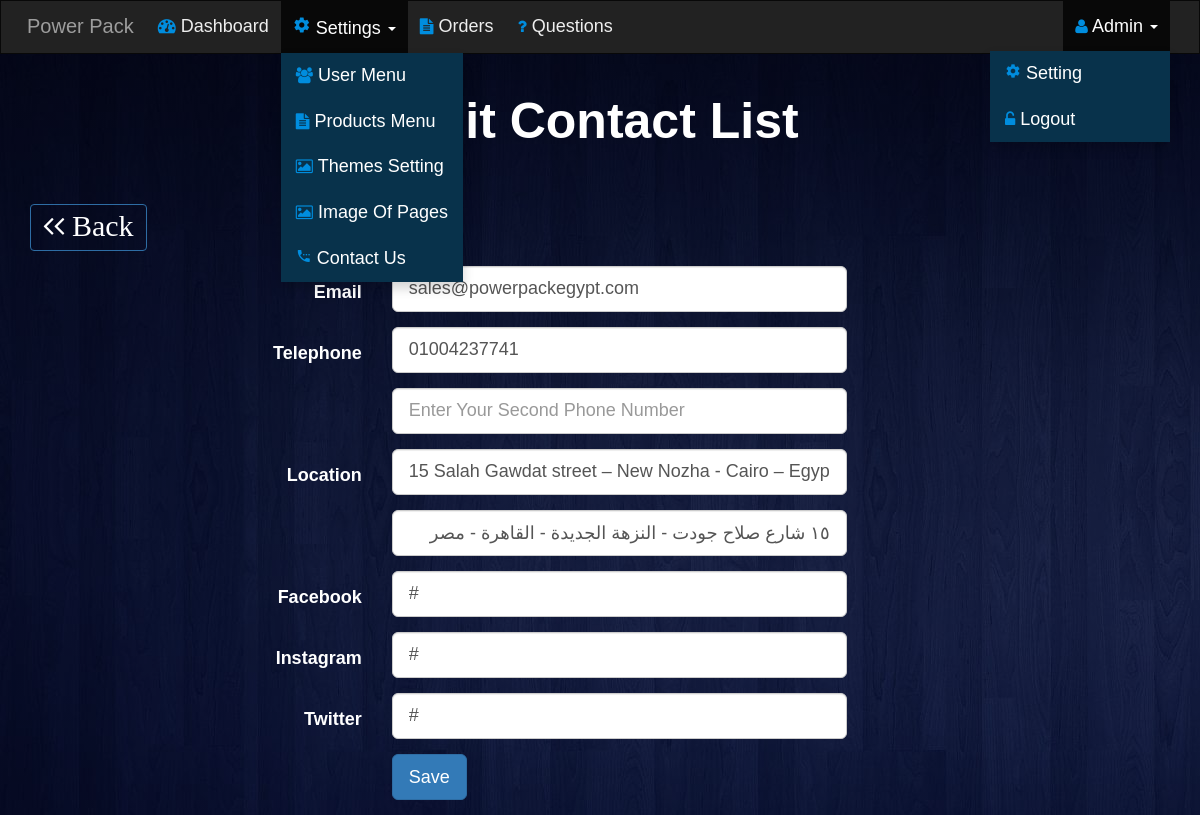
Page /Admin/Contact.php?do=Edit&id=2 (signed in) on the committed database.
### tables this page shows
CREATE TABLE `contactus` (
  `id` int(11) NOT NULL,
  `Email` varchar(255) NOT NULL,
  `Telephone1` varchar(255) NOT NULL,
  `Telephone2` varchar(255) NOT NULL,
  `LocationEn` varchar(255) NOT NULL,
  `LocationAr` varchar(255) NOT NULL,
  `facebook` varchar(255) NOT NULL,
  `instgram` varchar(255) NOT NULL,
  `twitter` varchar(255) NOT NULL
);

### Admin/Contact.php (the view, shortened to what this page needs)
<?php
    if (isset($_SESSION['Username'])) {
        include 'init.php';
        $do = isset($_GET['do']) ? $_GET['do'] : 'Manage' ;
        if ($do == 'Manage') {
            $stmt = $con->prepare("SELECT * FROM contactus ");
            $stmt->execute();
            $rows = $stmt->fetchAll();
        } elseif ($do == 'Edit') {
            $id = isset($_GET['id']) && is_numeric($_GET['id']) ? intval($_GET['id']) : 0;
            $stmt = $con->prepare("SELECT * FROM contactus WHERE id = ? LIMIT 1 ");
            $stmt->execute(array($id));
            $row = $stmt->fetch();
            if ($stmt-> rowCount() > 0) {
                ?>
    <h1 class="text-center" style="color:#FFF; font-size: 50px; margin: 40px 0px; font-weight: bold;">
    Edit Contact List</h1>
    <div class="container">
    <a href="contact-us.php?do=Manage" class="btn btn-primary"
            style="margin-top:15px;margin-bottom:15px;background-color: transparent;font-size:18px">
            <i class="fa fa-angle-left" style="font-size:30px">&#xf104; Back</i>  </a>
        <form class="form-horizontal" action="Contact.php?do=Update" method="POST">
           <div class="form-group form-group-lg">
               <label class="col-sm-2 control-label">Email</label>
               <div class="col-sm-10 col-md-6">
                   <input type="email" name="email" class="form-control" required="required"
                   value="<?php echo $row['Email']?>" placeholder="Email"/>
               </div>
            </div>
            <div class="form-group form-group-lg">
               <label class="col-sm-2 control-label">Telephone</label>
               <div class="col-sm-10 col-md-6">
                   <input type="phone" name="phone1" class="form-control" required="required"
                   placeholder="Enter Your First Phone Number " value="<?php echo $row['Telephone1']?>" />
               </div>
            </div>
            <div class="form-group form-group-lg">
            <label type="hidden" class="col-sm-2 control-label"></label>
            <div class="col-sm-10 col-md-6">
                   <input type="phone" name="phone2" class="form-control"
                   placeholder="Enter Your Second Phone Number" value="<?php echo $row['Telephone2']?>"/>
               </div>
            </div>
            <div class="form-group form-group-lg">
               <label class="col-sm-2 control-label">Location</label>
               <div class="col-sm-10 col-md-6">
                   <input type="text" name="locationEn" class="form-control" value="<?php echo $row['LocationEn']?>"
                   placeholder="Location For Product " required="required"/>
               </div>
            </div>
            <div class="form-group form-group-lg">
            <label type="hidden" class="col-sm-2 control-label"></label>
                <div class="col-sm-10 col-md-6">
                   <input type="text" name="locationAr" class="form-control" value="<?php echo $row['LocationAr']?>"
                    placeholder="الموقع" style="direction:rtl" required="required"/>
               </div>
            </div>
            <div class="form-group form-group-lg">
               <label class="col-sm-2 control-label">Facebook</label>
               <div class="col-sm-10 col-md-6">
                   <input type="text" name="facebook" class="form-control" value="<?php echo $row['facebook'] ?>"
                   placeholder="Facebook Link " required="required"/>
               </div>
            </div>
            <div class="form-group form-group-lg">
               <label class="col-sm-2 control-label">Instagram</label>
               <div class="col-sm-10 col-md-6">
                   <input type="text" name="instgram" class="form-control" value="<?php echo $row['instgram'] ?>"
                   placeholder="Instagram Link " required="required"/>
               </div>
            </div>
            <div class="form-group form-group-lg">
               <label class="col-sm-2 control-label">Twitter</label>
               <div class="col-sm-10 col-md-6">
                   <input type="text" name="twitter" class="form-control" value="<?php echo $row['twitter'] ?>"
                   placeholder="Twitter Link " required="required"/>
               </div>
            </div>
            <div class="form-group">
               <div class="col-sm-offset-2 col-sm-10">
                   <input type="submit" value="Save" class="btn btn-primary btn-lg"/>
               </div>
            </div>
        </form>
    </div>
      <?php
            } else {
                echo 'No Such ID';
            }
          }
            include $tpl . 'footer.php';
        } else {
            header('Location: index.php');
            exit();
        }

### Admin/Layout/css/backend.css (style rules this page uses)
body { background-color: #F4F4F4; font-size: 18px; background-image: linear-gradient(rgba(0, 0, 0, 0.5), rgba(0, 0, 0, 0.3)), url("../images/back.jpg"); margin: 0; font-family: 'arial'; color: #FFF }
.form-horizontal { margin-left: 200px; }
h1 { font-size: 50px; margin: 40px 0px; font-weight: bold; color: #FFF; }
.form-horizontal .form-group-lg .control-label { color: #FFF; }
.form-horizontal .btn { justify-content: center; }
.btn { background-color: none }

### rows in the picture
contactus: email "sales@powerpackegypt.com", phone1 "01004237741", locationEn "15 Salah Gawdat street – New Nozha - Cairo – Egypt", locationAr "١٥ شارع صلاح جودت - النزهة الجديدة - القاهرة - مصر", facebook "#", instgram "#", twitter "#"

### other values in the picture
$_SESSION['Username'] "Admin"
